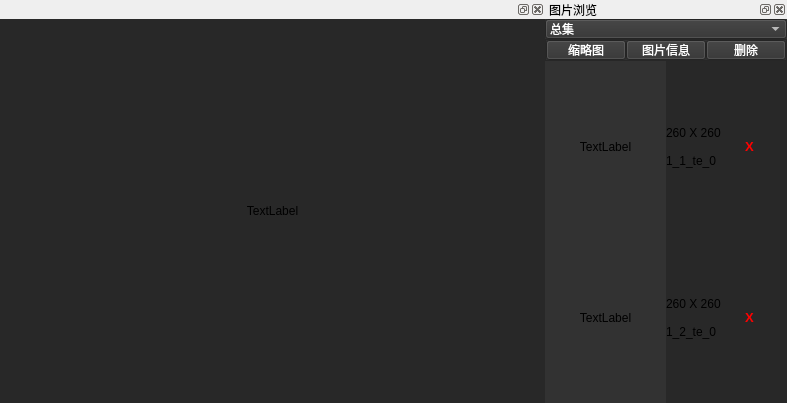
<?xml version="1.0" encoding="UTF-8"?>
<ui version="4.0">
 <class>FormImageLoader</class>
 <widget class="QWidget" name="FormImageLoader">
  <property name="windowModality">
   <enum>Qt::NonModal</enum>
  </property>
  <property name="geometry">
   <rect>
    <x>0</x>
    <y>0</y>
    <width>787</width>
    <height>403</height>
   </rect>
  </property>
  <property name="sizePolicy">
   <sizepolicy hsizetype="Expanding" vsizetype="Expanding">
    <horstretch>0</horstretch>
    <verstretch>0</verstretch>
   </sizepolicy>
  </property>
  <property name="mouseTracking">
   <bool>true</bool>
  </property>
  <property name="windowTitle">
   <string>Form</string>
  </property>
  <layout class="QHBoxLayout" name="horizontalLayout" stretch="3,1">
   <property name="spacing">
    <number>0</number>
   </property>
   <property name="leftMargin">
    <number>0</number>
   </property>
   <property name="topMargin">
    <number>0</number>
   </property>
   <property name="rightMargin">
    <number>0</number>
   </property>
   <property name="bottomMargin">
    <number>0</number>
   </property>
   <item>
    <widget class="QWidget" name="widget_2" native="true">
     <property name="sizePolicy">
      <sizepolicy hsizetype="Expanding" vsizetype="Expanding">
       <horstretch>0</horstretch>
       <verstretch>0</verstretch>
      </sizepolicy>
     </property>
     <property name="mouseTracking">
      <bool>true</bool>
     </property>
     <property name="tabletTracking">
      <bool>true</bool>
     </property>
     <layout class="QHBoxLayout" name="horizontalLayout_5">
      <property name="spacing">
       <number>0</number>
      </property>
      <property name="leftMargin">
       <number>0</number>
      </property>
      <property name="topMargin">
       <number>0</number>
      </property>
      <property name="rightMargin">
       <number>0</number>
      </property>
      <property name="bottomMargin">
       <number>0</number>
      </property>
      <item>
       <widget class="QDockWidget" name="dockWidget">
        <property name="sizePolicy">
         <sizepolicy hsizetype="Expanding" vsizetype="Expanding">
          <horstretch>0</horstretch>
          <verstretch>0</verstretch>
         </sizepolicy>
        </property>
        <property name="mouseTracking">
         <bool>true</bool>
        </property>
        <property name="allowedAreas">
         <set>Qt::LeftDockWidgetArea</set>
        </property>
        <property name="windowTitle">
         <string/>
        </property>
        <widget class="QWidget" name="dockWidgetContents">
         <property name="sizePolicy">
          <sizepolicy hsizetype="Expanding" vsizetype="Expanding">
           <horstretch>0</horstretch>
           <verstretch>0</verstretch>
          </sizepolicy>
         </property>
         <layout class="QVBoxLayout" name="verticalLayout_3">
          <property name="spacing">
           <number>0</number>
          </property>
          <property name="sizeConstraint">
           <enum>QLayout::SetNoConstraint</enum>
          </property>
          <property name="leftMargin">
           <number>0</number>
          </property>
          <property name="topMargin">
           <number>0</number>
          </property>
          <property name="rightMargin">
           <number>0</number>
          </property>
          <property name="bottomMargin">
           <number>0</number>
          </property>
          <item>
           <widget class="QLabel" name="labelMainImage">
            <property name="sizePolicy">
             <sizepolicy hsizetype="Preferred" vsizetype="Preferred">
              <horstretch>0</horstretch>
              <verstretch>0</verstretch>
             </sizepolicy>
            </property>
            <property name="styleSheet">
             <string notr="true">background-color:rgb(40,40,40)</string>
            </property>
            <property name="text">
             <string>TextLabel</string>
            </property>
            <property name="scaledContents">
             <bool>true</bool>
            </property>
            <property name="alignment">
             <set>Qt::AlignCenter</set>
            </property>
           </widget>
          </item>
         </layout>
        </widget>
       </widget>
      </item>
     </layout>
    </widget>
   </item>
   <item>
    <widget class="QDockWidget" name="dockWidget_2">
     <property name="sizePolicy">
      <sizepolicy hsizetype="Preferred" vsizetype="Preferred">
       <horstretch>0</horstretch>
       <verstretch>0</verstretch>
      </sizepolicy>
     </property>
     <property name="mouseTracking">
      <bool>true</bool>
     </property>
     <property name="tabletTracking">
      <bool>false</bool>
     </property>
     <property name="styleSheet">
      <string notr="true">background:rgb(50,50,50);
width:2px;

height:1px;</string>
     </property>
     <property name="allowedAreas">
      <set>Qt::LeftDockWidgetArea|Qt::RightDockWidgetArea</set>
     </property>
     <property name="windowTitle">
      <string>图片浏览</string>
     </property>
     <widget class="QWidget" name="dockWidgetContents_2">
      <property name="sizePolicy">
       <sizepolicy hsizetype="Expanding" vsizetype="Expanding">
        <horstretch>0</horstretch>
        <verstretch>0</verstretch>
       </sizepolicy>
      </property>
      <layout class="QVBoxLayout" name="verticalLayout">
       <property name="spacing">
        <number>0</number>
       </property>
       <property name="sizeConstraint">
        <enum>QLayout::SetNoConstraint</enum>
       </property>
       <property name="leftMargin">
        <number>0</number>
       </property>
       <property name="topMargin">
        <number>0</number>
       </property>
       <property name="rightMargin">
        <number>0</number>
       </property>
       <property name="bottomMargin">
        <number>0</number>
       </property>
       <item>
        <widget class="QWidget" name="widget" native="true">
         <property name="sizePolicy">
          <sizepolicy hsizetype="Expanding" vsizetype="Expanding">
           <horstretch>0</horstretch>
           <verstretch>0</verstretch>
          </sizepolicy>
         </property>
         <layout class="QVBoxLayout" name="verticalLayout_2" stretch="1,1,1,1">
          <property name="spacing">
           <number>0</number>
          </property>
          <property name="leftMargin">
           <number>0</number>
          </property>
          <property name="topMargin">
           <number>0</number>
          </property>
          <property name="rightMargin">
           <number>0</number>
          </property>
          <property name="bottomMargin">
           <number>0</number>
          </property>
          <item>
           <widget class="QComboBox" name="comboBox">
            <property name="minimumSize">
             <size>
              <width>0</width>
              <height>20</height>
             </size>
            </property>
            <property name="styleSheet">
             <string notr="true">color:white</string>
            </property>
            <item>
             <property name="text">
              <string>总集</string>
             </property>
            </item>
            <item>
             <property name="text">
              <string>激活集</string>
             </property>
            </item>
            <item>
             <property name="text">
              <string>训练集</string>
             </property>
            </item>
            <item>
             <property name="text">
              <string>标记集</string>
             </property>
            </item>
            <item>
             <property name="text">
              <string>未标记集</string>
             </property>
            </item>
            <item>
             <property name="text">
              <string>费激活集</string>
             </property>
            </item>
            <item>
             <property name="text">
              <string>错误集</string>
             </property>
            </item>
           </widget>
          </item>
          <item>
           <widget class="QFrame" name="frame">
            <property name="sizePolicy">
             <sizepolicy hsizetype="Fixed" vsizetype="Fixed">
              <horstretch>0</horstretch>
              <verstretch>0</verstretch>
             </sizepolicy>
            </property>
            <property name="frameShape">
             <enum>QFrame::StyledPanel</enum>
            </property>
            <property name="frameShadow">
             <enum>QFrame::Raised</enum>
            </property>
            <property name="lineWidth">
             <number>0</number>
            </property>
            <layout class="QHBoxLayout" name="horizontalLayout_2" stretch="1,1,1">
             <property name="spacing">
              <number>0</number>
             </property>
             <property name="leftMargin">
              <number>0</number>
             </property>
             <property name="topMargin">
              <number>0</number>
             </property>
             <property name="rightMargin">
              <number>0</number>
             </property>
             <property name="bottomMargin">
              <number>0</number>
             </property>
             <item>
              <widget class="QPushButton" name="pushButton">
               <property name="minimumSize">
                <size>
                 <width>0</width>
                 <height>20</height>
                </size>
               </property>
               <property name="styleSheet">
                <string notr="true">color:white</string>
               </property>
               <property name="text">
                <string>缩略图</string>
               </property>
              </widget>
             </item>
             <item>
              <widget class="QPushButton" name="pushButton_2">
               <property name="minimumSize">
                <size>
                 <width>0</width>
                 <height>20</height>
                </size>
               </property>
               <property name="styleSheet">
                <string notr="true">color:white</string>
               </property>
               <property name="text">
                <string>图片信息</string>
               </property>
              </widget>
             </item>
             <item>
              <widget class="QPushButton" name="pushButton_3">
               <property name="minimumSize">
                <size>
                 <width>0</width>
                 <height>20</height>
                </size>
               </property>
               <property name="styleSheet">
                <string notr="true">color:white</string>
               </property>
               <property name="text">
                <string>删除</string>
               </property>
              </widget>
             </item>
            </layout>
           </widget>
          </item>
          <item>
           <widget class="QWidget" name="widgetPictureInfo1" native="true">
            <property name="sizePolicy">
             <sizepolicy hsizetype="Expanding" vsizetype="Expanding">
              <horstretch>0</horstretch>
              <verstretch>0</verstretch>
             </sizepolicy>
            </property>
            <layout class="QHBoxLayout" name="horizontalLayout_3" stretch="2,1,1">
             <property name="spacing">
              <number>0</number>
             </property>
             <property name="leftMargin">
              <number>0</number>
             </property>
             <property name="topMargin">
              <number>0</number>
             </property>
             <property name="rightMargin">
              <number>0</number>
             </property>
             <property name="bottomMargin">
              <number>0</number>
             </property>
             <item>
              <widget class="MyClickLabel" name="labelImg1">
               <property name="sizePolicy">
                <sizepolicy hsizetype="Preferred" vsizetype="Preferred">
                 <horstretch>0</horstretch>
                 <verstretch>0</verstretch>
                </sizepolicy>
               </property>
               <property name="minimumSize">
                <size>
                 <width>80</width>
                 <height>80</height>
                </size>
               </property>
               <property name="mouseTracking">
                <bool>true</bool>
               </property>
               <property name="autoFillBackground">
                <bool>false</bool>
               </property>
               <property name="text">
                <string>TextLabel</string>
               </property>
               <property name="scaledContents">
                <bool>true</bool>
               </property>
               <property name="alignment">
                <set>Qt::AlignCenter</set>
               </property>
              </widget>
             </item>
             <item>
              <widget class="MyClickLabel" name="labelText1">
               <property name="styleSheet">
                <string notr="true">background-color:rgb(40,40,40)</string>
               </property>
               <property name="text">
                <string>260 X 260 

1_1_te_0</string>
               </property>
              </widget>
             </item>
             <item>
              <widget class="MyClickLabel" name="labelDelete1">
               <property name="font">
                <font>
                 <pointsize>10</pointsize>
                 <weight>75</weight>
                 <bold>true</bold>
                </font>
               </property>
               <property name="styleSheet">
                <string notr="true">background-color:rgb(40,40,40);color:red</string>
               </property>
               <property name="text">
                <string>     X</string>
               </property>
              </widget>
             </item>
            </layout>
           </widget>
          </item>
          <item>
           <widget class="QWidget" name="widgetPictureInfo2" native="true">
            <property name="sizePolicy">
             <sizepolicy hsizetype="Expanding" vsizetype="Expanding">
              <horstretch>0</horstretch>
              <verstretch>0</verstretch>
             </sizepolicy>
            </property>
            <layout class="QHBoxLayout" name="horizontalLayout_4" stretch="2,1,1">
             <property name="spacing">
              <number>0</number>
             </property>
             <property name="leftMargin">
              <number>0</number>
             </property>
             <property name="topMargin">
              <number>0</number>
             </property>
             <property name="rightMargin">
              <number>0</number>
             </property>
             <property name="bottomMargin">
              <number>0</number>
             </property>
             <item>
              <widget class="MyClickLabel" name="labelImg2">
               <property name="sizePolicy">
                <sizepolicy hsizetype="Preferred" vsizetype="Preferred">
                 <horstretch>0</horstretch>
                 <verstretch>0</verstretch>
                </sizepolicy>
               </property>
               <property name="minimumSize">
                <size>
                 <width>80</width>
                 <height>80</height>
                </size>
               </property>
               <property name="mouseTracking">
                <bool>true</bool>
               </property>
               <property name="text">
                <string>TextLabel</string>
               </property>
               <property name="scaledContents">
                <bool>true</bool>
               </property>
               <property name="alignment">
                <set>Qt::AlignCenter</set>
               </property>
              </widget>
             </item>
             <item>
              <widget class="MyClickLabel" name="labelText2">
               <property name="styleSheet">
                <string notr="true">background-color:rgb(40,40,40)</string>
               </property>
               <property name="text">
                <string>260 X 260 

1_2_te_0</string>
               </property>
              </widget>
             </item>
             <item>
              <widget class="MyClickLabel" name="labelDelete2">
               <property name="font">
                <font>
                 <pointsize>10</pointsize>
                 <weight>75</weight>
                 <bold>true</bold>
                </font>
               </property>
               <property name="styleSheet">
                <string notr="true">background-color:rgb(40,40,40);color:red</string>
               </property>
               <property name="text">
                <string>     X</string>
               </property>
              </widget>
             </item>
            </layout>
           </widget>
          </item>
         </layout>
        </widget>
       </item>
      </layout>
     </widget>
    </widget>
   </item>
  </layout>
 </widget>
 <customwidgets>
  <customwidget>
   <class>MyClickLabel</class>
   <extends>QLabel</extends>
   <header>myclicklabel.h</header>
  </customwidget>
 </customwidgets>
 <resources/>
 <connections/>
</ui>
